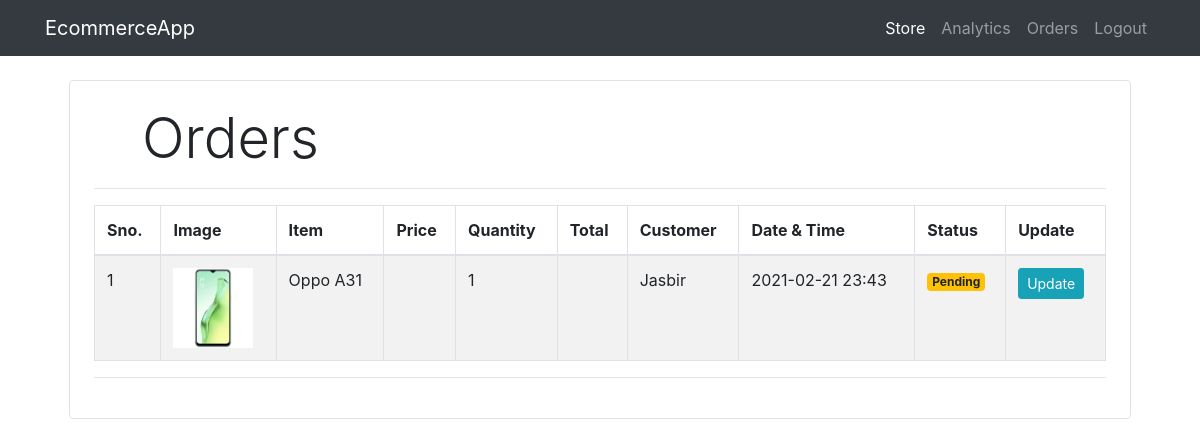
The page /orders/ (signed in) on the database its author committed.
### orders/models/order.py (models this page shows, shortened)
class Order(models.Model):
    item = models.ForeignKey(Item, on_delete=models.CASCADE)
    customer = models.ForeignKey(Customer, on_delete=models.CASCADE)
    quantity = models.IntegerField(default=1)
    price = models.FloatField()
    date = models.DateTimeField(auto_now_add=True)
    status = models.BooleanField(default=False)
    address = models.CharField(
        "Address",
        max_length=1024,
    )
    zip_code = models.CharField(
        "ZIP / Postal code",
        max_length=12,
    )
    city = models.CharField(
        "City",
        max_length=1024,
    )
    state = models.CharField(
        "State",
        max_length=1024
    )
    country = models.CharField(
        "Country",
        max_length=1024,
    )
    @staticmethod
    def get_all_orders():
        return Order.objects.all()

### store/models/item.py (models this page shows, shortened)
class Item(models.Model):
    name = models.CharField(max_length=100)
    price = models.FloatField()
    quantity = models.IntegerField(default=0)
    description = models.TextField(default='' , null=True , blank=True)
    category = models.ForeignKey(Category, on_delete=models.CASCADE)
    image = models.ImageField(upload_to='uploads/products/')

### account/models/customer.py (models this page shows, shortened)
class Customer(models.Model):
    first_name = models.CharField(max_length=30)
    last_name = models.CharField(max_length=30)
    phone = models.CharField(max_length=13)
    email = models.EmailField(unique=True)
    password = models.CharField(max_length=50)
    date_joined = models.DateTimeField(verbose_name="date joined", auto_now_add=True)
    last_login = models.DateTimeField(verbose_name="last login", auto_now=True)

### orders/views/orders.py (the view, shortened to what this page needs)
# urls.py: path('', views.Orders.as_view(), name='orders'),
class Orders(View):
    def get(self, request):
        if request.session.get('user_type') == 'seller':
            orders = Order.get_all_orders()
            return render(request, 'orders/seller.html', {'orders':orders})
        else:
            customer_id = request.session.get('user_id')
            orders = Order.get_orders_by_customer_id(customer_id)
            return render(request, 'orders/customer.html', {'orders': orders})

### dashboard/templatetags/dashboard_filters.py (called while the page is built)
@register.filter(name = 'currency')
def currency(price):
    return format_currency(price, 'INR', locale='en_IN')

@register.filter(name='mul')
def mul(a, b):
    return a*b

@register.filter(name='is_seller')
def is_seller(request):
    if request.session.get('user_id'):
        if request.session.get('user_type')=="seller":
            return True
    return False

### orders/templates/orders/seller.html (shortened to what this page needs)
{% extends 'dashboard/base.html' %}
{% block content %}
{% load dashboard_filters %}
<div class="container">
   <div class="border rounded p-4 m-4">
        <p class="display-4 pl-4 ml-4">Orders</p>
        <hr>
        <table id="orders" class="table table-striped table-bordered " >
            <thead>
                <tr>
                    <th>Sno.</th>
                    <th>Image</th>
                    <th>Item</th>
                    <th>Price</th>
                    <th>Quantity</th>
                    <th>Total</th>
                    <th>Customer</th>
                    <th>Date & Time</th>
                    <th>Status</th>
                    <th>Update</th>
                </tr>
            </thead>
            <tbody>
                {% for order in orders %}
                <tr>
                    <td>{{forloop.counter}}</td>
                    <td><img style="height: 80px;" class="" src="{{order.item.image.url}}" alt=""></td>
                    <td>{{order.item.name}}</td>
                    <td>{{order.price|currency}}</td>
                    <td>{{order.quantity}}</td>
                    <td>{{order.price|mul:order.quantity|currency}}</td>
                    <td>{{order.customer.first_name}}</td>
                    <td>{{order.date|date:'Y-m-d H:i'}}</td>
                    <td>
                        {% if order.status %}
                        <span class="badge badge-success">Success</span>
                        {% else %}
                        <span class="badge badge-warning">Pending</span>
                        {% endif %}
                    </td>
                    <td><a class="btn btn-sm btn-info" href="#">Update</a></td>
                </tr>
                {% endfor %}
            </tbody>
        </table>
        <hr>
   </div>
</div>
{% endblock content %}

### dashboard/static/dashboard/css/index.css (style rules this page uses)
body { padding-top: 56px; }

### rows shown on the page
Order: item.image (picture), item.name "Oppo A31", quantity "1", customer.first_name "Jasbir", date "2021-02-21 23:43", status "Pending"
